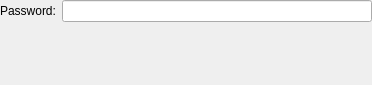
<?xml version="1.0" encoding="UTF-8"?>
<ui version="4.0">
 <class>SnxAuthWidget</class>
 <widget class="QWidget" name="SnxAuthWidget">
  <property name="geometry">
   <rect>
    <x>0</x>
    <y>0</y>
    <width>372</width>
    <height>85</height>
   </rect>
  </property>
  <property name="windowTitle">
   <string>SNX Authentication</string>
  </property>
  <layout class="QFormLayout" name="formLayout">
   <property name="sizeConstraint">
    <enum>QLayout::SetMinimumSize</enum>
   </property>
   <property name="verticalSpacing">
    <number>0</number>
   </property>
   <property name="leftMargin">
    <number>0</number>
   </property>
   <property name="topMargin">
    <number>0</number>
   </property>
   <property name="rightMargin">
    <number>0</number>
   </property>
   <property name="bottomMargin">
    <number>0</number>
   </property>
   <item row="0" column="0">
    <widget class="QLabel" name="passwordLabel">
     <property name="text">
      <string>Password:</string>
     </property>
     <property name="wordWrap">
      <bool>false</bool>
     </property>
     <property name="buddy">
      <cstring>password</cstring>
     </property>
    </widget>
   </item>
   <item row="0" column="1">
    <widget class="PasswordField" name="password">
     <property name="passwordModeEnabled" stdset="0">
      <bool>true</bool>
     </property>
    </widget>
   </item>
   <item row="1" column="1">
    <spacer name="verticalSpacer">
     <property name="orientation">
      <enum>Qt::Vertical</enum>
     </property>
     <property name="sizeHint" stdset="0">
      <size>
       <width>20</width>
       <height>0</height>
      </size>
     </property>
    </spacer>
   </item>
  </layout>
 </widget>
 <layoutdefault spacing="6" margin="11"/>
 <customwidgets>
  <customwidget>
   <class>PasswordField</class>
   <extends>QLineEdit</extends>
   <header>passwordfield.h</header>
  </customwidget>
 </customwidgets>
 <tabstops>
  <tabstop>password</tabstop>
 </tabstops>
 <resources/>
 <connections/>
</ui>
